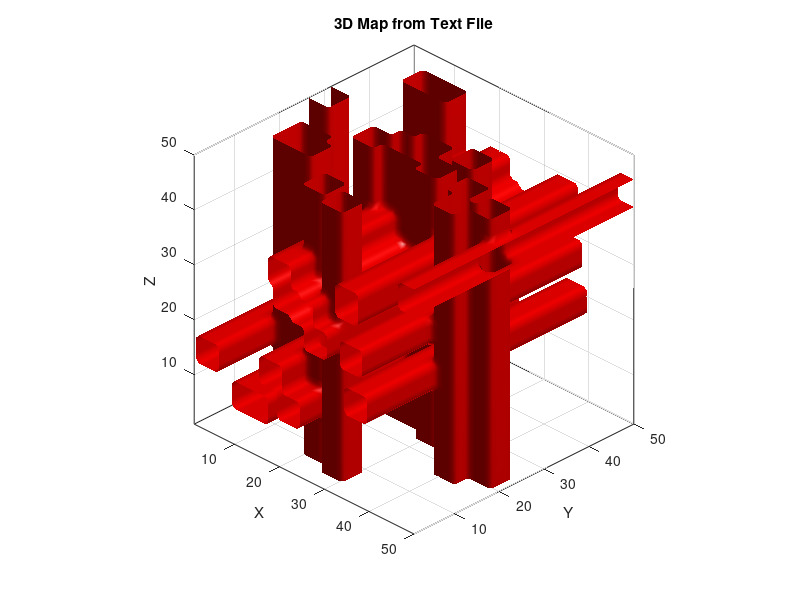
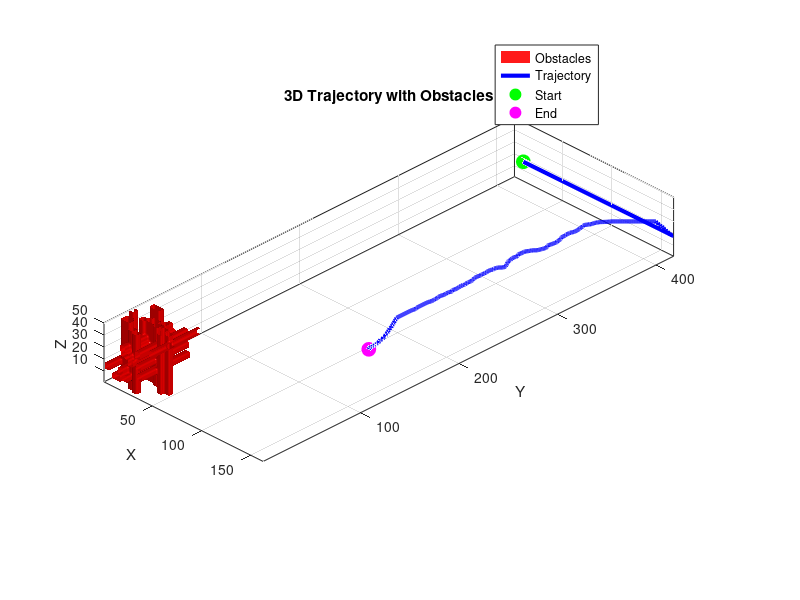

Write MATLAB code to recreate these figures, in order. (Note: this script raises an error after producing the figures.)
clear;
clc;
close all;
main_folder = "C:\Users\alvar\OneDrive\Desktop\My code\repositorios\TFM_Code\fast_marching-master\functions\Src\Ver_Resultados";
files_folder = "C:\Users\alvar\OneDrive\Desktop\My code\repositorios\TFM_Code\fast_marching-master\functions\Archivos";
maps_folder = "C:\Users\alvar\OneDrive\Desktop\My code\repositorios\TFM_Code\fast_marching-master\functions\Mapas";

cd(files_folder)

%% Occupation map
%% Read and create 3D map from text file
cd(maps_folder);
fileID = fopen('mapa3D.txt', 'r');
if fileID == -1
    error('Could not open Mapa3D.txt file');
end

% Read dimensions from first line
ancho = 50;
largo = 50;
altura = 50;

% Initialize 3D matrix
Wgr = zeros(ancho, largo, altura);

% Read data layer by layer for original 50x50x50 map
for k = 1:altura  
    % Read each row of the layer
    for i = 1:ancho
        line = fgetl(fileID);
        if ~ischar(line)
            error(['Error reading line ' num2str(i) ' of layer ' num2str(k)]);
        end
        values = str2num(line);
        longitud = length(values);
        if length(values) ~= (largo)
            error(['Incorrect number of values in line ' num2str(i) ' of layer ' num2str(k)]);
        end
        Wgr(i,:,k) = values;
    end

    empty_line = fgetl(fileID); % Skip empty line between layers
end

% Read data layer by layer
% for k = 1:altura  
%     % Read one line containing the whole layer
%     line = fgetl(fileID);
%     if ~ischar(line)
%         error(['Error reading layer ' num2str(k)]);
%     end
% 
%     % Convert string to array of numbers
%     values = str2num(line);
%     if length(values) ~= (largo*ancho)
%         error(['Incorrect number of values in layer ' num2str(k) ...
%                '. Expected ' num2str(largo*ancho) ' but got ' num2str(length(values))]);
%     end
% 
%     % Reshape the values into a 2D layer and store in Wgr
%     layer_values = reshape(values, [largo, ancho])';
%     Wgr(:,:,k) = layer_values;
% 
%     % Skip empty line between layers if present
%     %empty_line = fgetl(fileID);
% end
fclose(fileID);
cd(main_folder);

%% Create 3D visualization
figure;
Wgr_viz = permute(Wgr, [2 1 3]);  % Swap X and Y dimensions
% Create meshgrid for visualization with correct orientation
[y, x, z] = meshgrid(1:largo, 1:ancho, 1:altura);

% Plot obstacles (1s) in red
p1 = patch(isosurface(y, x, z, Wgr_viz, 0.5));
isonormals(y, x, z, Wgr_viz, p1);
set(p1, 'FaceColor', 'red', 'EdgeColor', 'none', 'FaceAlpha', 0.9);

% Configure visualization
axis tight;
box on;
grid on;
xlabel('X');  % Y axis is horizontal (columns)
ylabel('Y');  % X axis is depth (rows)
zlabel('Z');  % Z axis is height (layers)
title('3D Map from Text File');

% Set view to match coordinate system
view(45, 30);
camlight;
lighting gouraud;
daspect([1 1 1]);
%% Velocities Map


%% Trayectoria

% Read trajectory data
cd(files_folder);
fileID = fopen('trajectory3D.txt', 'r');
if fileID == -1
    error('Could not open trajectory file');
end

% Read dimensions from first line
dims = fscanf(fileID, '%d');  % Read num_points and dimensions
num_points = dims(1);

% Initialize trajectory array
trajectory = zeros(num_points, 3);

% Read trajectory points
for i = 1:num_points
    line = fgetl(fileID);
    if ischar(line)
        values = sscanf(line, '%f');
        if length(values) == 3
            trajectory(i,:) = values';
        end
    end
end
fclose(fileID);
cd(main_folder);
trajectory(1,1) = 10;

% Create trajectory visualization
figure;

Wgr_viz = permute(Wgr, [2 1 3]);  % Swap X and Y dimensions
% Create meshgrid for visualization with correct orientation
[y, x, z] = meshgrid(1:largo, 1:ancho, 1:altura);

% Plot obstacles (1s) in red
p1 = patch(isosurface(y, x, z, Wgr_viz, 0.5));
isonormals(y, x, z, Wgr_viz, p1);
set(p1, 'FaceColor', 'red', 'EdgeColor', 'none', 'FaceAlpha', 0.9);
set(p1, 'FaceColor', 'red', 'EdgeColor', 'none', 'FaceAlpha', 0.9);
hold on;

% Plot trajectory with thick red line
h_traj = plot3(trajectory(:,1), trajectory(:,2), trajectory(:,3), 'b-', 'LineWidth', 3);

% Add start and end points with distinctive markers
h_start = plot3(trajectory(1,1), trajectory(1,2), trajectory(1,3), 'go', ...
    'MarkerSize', 10, 'MarkerFaceColor', 'g');
h_end = plot3(trajectory(end,1), trajectory(end,2), trajectory(end,3), 'mo', ...
    'MarkerSize', 10, 'MarkerFaceColor', 'm');

% Configure visualization
axis tight;
box on;
grid on;
xlabel('X');
ylabel('Y');
zlabel('Z');
title('3D Trajectory with Obstacles');
legend([p1, h_traj, h_start, h_end], ...
       {'Obstacles', 'Trajectory', 'Start', 'End'}, ...
       'Location', 'northeastoutside');

% Set view angle and lighting
view(45, 30);
camlight;
lighting gouraud;
daspect([1 1 1]);

hold off;

cd(main_folder)

%% Times and Gradient Map Visualization
ancho = ancho + 2;
largo = largo + 2;
altura = altura +2;
% Read times map
cd(files_folder);
fileID = fopen('times_map3D.txt', 'r');
if fileID == -1
    error('Could not open times map file');
end

% Read dimensions
dims = fscanf(fileID, '%d', [1 3]);
times_map = zeros(ancho, largo, altura);

% Read dimensions
dims = fscanf(fileID, '%d', [1 3]);
times_map = zeros(ancho, largo, altura);

% Read data layer by layer
for k = 1:altura
    layer_header = fgetl(fileID); % Read "Layer n:" line
    if ~ischar(layer_header)
        error('Error reading layer header');
    end
    
    % Read each row of the layer
    for i = 1:ancho
        line = fgetl(fileID);
        if ~ischar(line)
            error(['Error reading line ' num2str(i) ' of layer ' num2str(k)]);
        end
        % Convert string to array of numbers
        values = str2num(line);  % Using str2num instead of sscanf
        if length(values) ~= largo
            error(['Incorrect number of values in line ' num2str(i) ' of layer ' num2str(k)]);
        end
        times_map(i,:,k) = values;
    end
    
    empty_line = fgetl(fileID); % Skip empty line between layers
end
fclose(fileID);
% Read gradient components
gradient_x = zeros(ancho, largo, altura);
gradient_y = zeros(ancho, largo, altura);
gradient_z = zeros(ancho, largo, altura);

% Read X component
fileID = fopen('gradient3D_x.txt', 'r');
if fileID == -1
    error('Could not open gradient_x file');
end
dims = fscanf(fileID, '%d', [1 3]); % Skip dimensions line
dims = fscanf(fileID, '%d', [1 3]); % Skip dimensions line
for k = 1:altura
    layer_header = fgetl(fileID); % Skip "Layer n:" line
    for i = 1:ancho
        line = fgetl(fileID);
        if ~ischar(line)
            error(['Error reading line ' num2str(i) ' of layer ' num2str(k)]);
        end
        values = str2num(line);
        largo = length(values);
        if length(values) ~= largo
            error(['Incorrect number of values in line ' num2str(i) ' of layer ' num2str(k)]);
        end
        gradient_x(i,:,k) = values;
    end
    empty_line = fgetl(fileID); % Skip empty line
end
fclose(fileID);

% Read Y component using same pattern
fileID = fopen('gradient3D_y.txt', 'r');
if fileID == -1
    error('Could not open gradient_y file');
end
dims = fscanf(fileID, '%d', [1 3]);
dims = fscanf(fileID, '%d', [1 3]);

for k = 1:altura
    layer_header = fgetl(fileID);
    for i = 1:ancho
        line = fgetl(fileID);
        if ~ischar(line)
            error(['Error reading line ' num2str(i) ' of layer ' num2str(k)]);
        end
        values = str2num(line);
        if length(values) ~= largo
            error(['Incorrect number of values in line ' num2str(i) ' of layer ' num2str(k)]);
        end
        gradient_y(i,:,k) = values;
    end
    empty_line = fgetl(fileID);
end
fclose(fileID);

% Read Z component using same pattern
fileID = fopen('gradient3D_z.txt', 'r');
if fileID == -1
    error('Could not open gradient_z file');
end
dims = fscanf(fileID, '%d', [1 3]);
dims = fscanf(fileID, '%d', [1 3]);

for k = 1:altura
    layer_header = fgetl(fileID);
    for i = 1:ancho
        line = fgetl(fileID);
        if ~ischar(line)
            error(['Error reading line ' num2str(i) ' of layer ' num2str(k)]);
        end
        values = str2num(line);
        if length(values) ~= largo
            error(['Incorrect number of values in line ' num2str(i) ' of layer ' num2str(k)]);
        end
        gradient_z(i,:,k) = values;
    end
    empty_line = fgetl(fileID);
end
fclose(fileID);

cd(main_folder);

% Example usage - change these values to visualize different slices

slice_dim = 'x';  % Options: 'x', 'y', or 'z'
slice_num = 20  ;   % Choose slice number within dimensions
slice_num = slice_num + 1;
% Visualize slice
visualizeSlice(times_map, gradient_x, gradient_y, gradient_z, slice_dim, slice_num, largo, ancho, altura);

min_time = 0;
max_time = 100;
visualizeTimesMap(times_map, slice_dim, slice_num, min_time, max_time);

cd(main_folder);

% Create slice visualization function
function visualizeSlice(data, grad_x, grad_y, grad_z, slice_dim, slice_num, largo, ancho, altura)
    figure;
    clipped_data = min(data, 400);
    
    switch slice_dim
        case 'x'
            slice_data = squeeze(clipped_data(:,slice_num,:));
            grad_data_1 = squeeze(grad_y(:,slice_num,:));  % Y component (horizontal)
            grad_data_2 = squeeze(grad_z(:,slice_num,:));  % Z component (vertical)
            
            % Display times map with origin at bottom left
            imagesc(slice_data);
            set(gca, 'YDir', 'normal');  % Z axis points up
            hold on
            
            % Create grid with Y horizontal and Z vertical
            [Y, Z] = meshgrid(1:largo, 1:altura);
            
            % Downsample for visualization
            skip = 1;
            Yd = Y(1:skip:end, 1:skip:end);
            Zd = Z(1:skip:end, 1:skip:end);
            Fy_d = grad_data_1(1:skip:end, 1:skip:end);
            Fz_d = grad_data_2(1:skip:end, 1:skip:end);
            
            % Plot vectors
            quiver(Yd, Zd, Fy_d, Fz_d, 2, 'w', 'LineWidth', 1.5);
            xlabel('Y'); ylabel('Z');
            
        case 'y'
            slice_data = squeeze(clipped_data(slice_num,:,:));
            grad_data_1 = -squeeze(grad_x(slice_num,:,:));  % X component (horizontal, negated for left direction)
            grad_data_2 = squeeze(grad_z(slice_num,:,:));   % Z component (vertical)
            
            % Display times map with origin at bottom right
            imagesc(fliplr(slice_data));  % Flip horizontally for right-to-left X
            set(gca, 'YDir', 'normal');   % Z axis points up
            hold on
            
            % Create grid with X horizontal (right to left) and Z vertical
            [X, Z] = meshgrid(1:largo, 1:altura);
            
            % Downsample for visualization
            skip = 1;
            Xd = X(1:skip:end, 1:skip:end);
            Zd = Z(1:skip:end, 1:skip:end);
            Fx_d = grad_data_1(1:skip:end, 1:skip:end);
            Fz_d = grad_data_2(1:skip:end, 1:skip:end);
            
            % Plot vectors with flipped X coordinates
            quiver(fliplr(Xd), Zd, fliplr(Fx_d), fliplr(Fz_d), 2, 'w', 'LineWidth', 1.5);
            xlabel('X'); ylabel('Z');
            
        case 'z'
            slice_data = clipped_data(:,:,slice_num);
            grad_data_1 = grad_x(:,:,slice_num);  % vertical component (X)
            grad_data_2 = grad_y(:,:,slice_num);  % horizontal component (Y)
            
            % Display times map
            imagesc(slice_data);
            hold on
            
            % Create grid matching image coordinates (Y horizontal, X vertical)
            [Y, X] = meshgrid(1:largo, 1:ancho);  % Y first for horizontal axis
            
            % Downsample for visualization
            skip = 1;
            Xd = X(1:skip:end, 1:skip:end);
            Yd = Y(1:skip:end, 1:skip:end);
            Fx_d = grad_data_1(1:skip:end, 1:skip:end);  % X gradient (vertical)
            Fy_d = grad_data_2(1:skip:end, 1:skip:end);  % Y gradient (horizontal)
            
            % Plot vectors with correct components
            quiver(Yd, Xd, Fy_d, Fx_d, 2, 'w', 'LineWidth', 1.5);
            
            xlabel('Y'); ylabel('X');  % Label axes appropriately

    end
    
    % Configure visualization
    title(['Times Map - ' upper(slice_dim) ' Slice ' num2str(slice_num)]);
    colormap(jet);
    c = colorbar;
    ylabel(c, 'Time');
    caxis([0 400]);
    view(2);
    axis equal tight;
    grid on;
end


function visualizeTimesMap(data, slice_dim, slice_num, min_time, max_time)
    figure;
    
    switch slice_dim
        case 'x'
            slice_data = squeeze(data(:,slice_num,:))';
            xlabel('Y'); ylabel('Z');
        case 'y'
            slice_data = squeeze(data(slice_num,:,:))';
            xlabel('X'); ylabel('Z');
        case 'z'
            slice_data = data(:,:,slice_num);
            xlabel('X'); ylabel('Y');
    end
    
    % Create masked and modified data for visualization
    modified_data = slice_data;
    obstacle_mask = slice_data > max_time;
    valid_mask = ~obstacle_mask & slice_data >= min_time;
    
    % Create custom colormap for better visualization of small differences
    n_colors = 256;
    custom_map = [
        % First 70% of colormap for values 0-50
        flipud(copper(round(0.7*n_colors))); 
        % Remaining 30% for values 50-400
        flipud(hot(round(0.3*n_colors)))
    ];
    
    % Add gray color for obstacles
    custom_map = [custom_map; 0.5 0.5 0.5];
    
    % Normalize valid data to enhance small differences
    modified_data(valid_mask) = (slice_data(valid_mask) - min_time) / (max_time - min_time);
    modified_data(obstacle_mask) = 2;  % Value beyond colormap range for obstacles
    
    % Create visualization
    imagesc(modified_data);
    colormap(custom_map);
    
    % Configure colorbar with custom ticks
    c = colorbar;
    ylabel(c, 'Time (s)');
    
    % Calculate colorbar ticks for better readability
    tick_positions = linspace(0, 1, 10);
    tick_values = linspace(min_time, max_time, 10);
    set(c, 'Ticks', [tick_positions 2], ...
           'TickLabels', [arrayfun(@(x) sprintf('%.1f', x), tick_values, 'UniformOutput', false) {'Obs'}]);
    
    title(['Times Map - ' upper(slice_dim) ' Slice ' num2str(slice_num)]);
    axis equal tight;
    grid on;
    %set(gca, 'YDir', 'normal');
    
    % Add numerical values if map is not too large
    [rows, cols] = size(slice_data);
    if max(rows, cols) < 20
        for i = 1:rows
            for j = 1:cols
                if ~obstacle_mask(i,j)
                    text(j, i, num2str(slice_data(i,j),'%.1f'), ...
                        'HorizontalAlignment', 'center', ...
                        'Color', 'k', ...
                        'FontWeight', 'bold');
                else
                    text(j, i, 'X', ...
                        'HorizontalAlignment', 'center', ...
                        'Color', 'w', ...
                        'FontWeight', 'bold');
                end
            end
        end
    end
end
